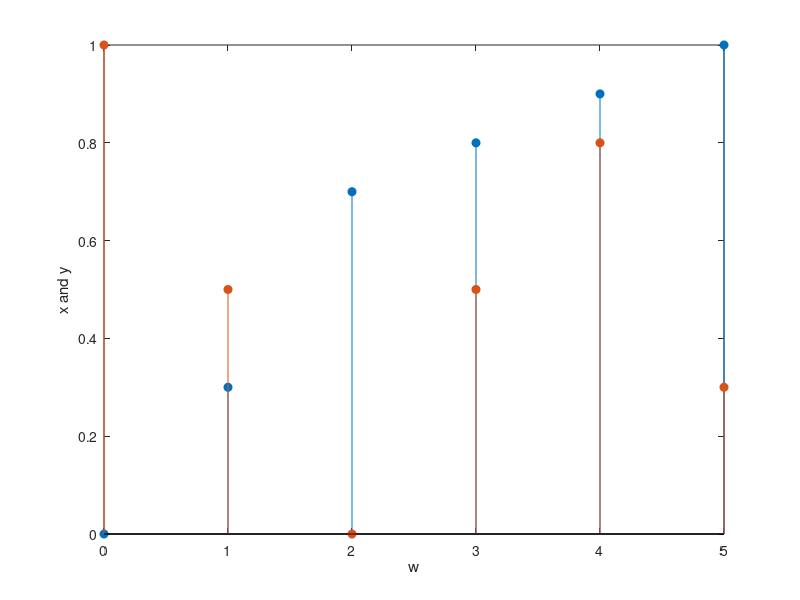
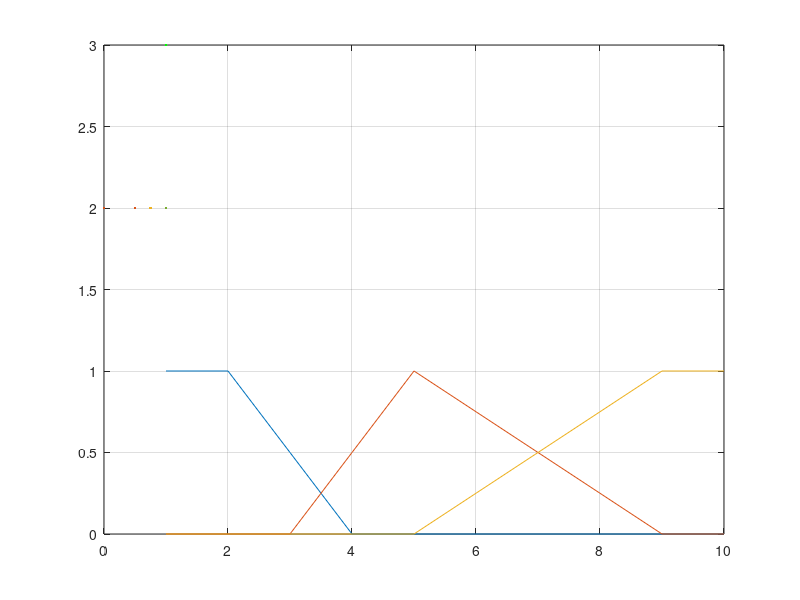

These figures' MATLAB source, in order:

%% 1. soru
w = [0,1,2,3,4,5];
x = [0,0.3,0.7,0.8,0.9,1];
y = [1,0.5,0,0.5,0.8,0.3];
figure
stem(w,x,"filled")
hold on
stem(w,y,"filled")
ylabel("x and y");
xlabel("w");
b = max(x,y);
c = min(x,y);
d = 1 - b;
e = 1 - c;  

%% 2. soru

w = [1,2,3,4,5,6,7,8,9,10];


A = [1,1,0.5,0,0,0,0,0,0,0];

B = [0,0,0,0.5,1,0.75,0.5,0.25,0,0];

C = [0,0,0,0,0,0.25,0.5,0.75,1,1];
figure
plot(w,A,LineWidth=3,Color='red')
hold on
plot(w,B,LineWidth=3,Color='blue')

plot(w,C,LineWidth=3,Color='green')
grid on

%b sikki
dummy_ab = max(A,B);
plot_b = max(dummy_ab,C);
plot(plot_b,LineWidth=2)

%c sikki
dummy_bc = max(B,C);
plot_c = min(A,dummy_bc);
plot(plot_c,LineWidth=2,Color='red')

%d sikki
dummy_ac = min(A,C);
plot_d = min(dummy_ac,B);
plot(plot_d,LineWidth=2)

%e sikki

dummy_ba = max(A,B);
plot_e = max(dummy_ba,C);
plot(plot_e,LineWidth = 2)


 